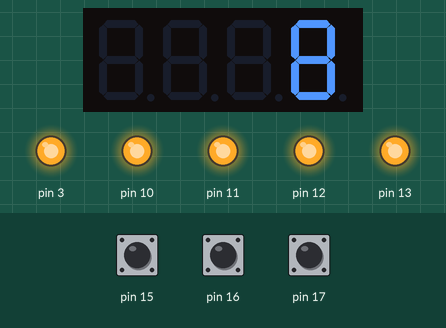
Simulated run of this sketch. Board: Arduino Uno, built with avr-gcc and run on an emulated ATmega328P. Shown: 4-digit seven-segment display, output pins drawn as LEDs (lit = HIGH). The test bench sets the inputs (shaded band); at power-on: pin 17 HIGH, pin 16 HIGH, pin 15 HIGH. Random numbers use the default seed unless the sketch sets one.

Above: at 1.9 s.
2.0 s: pin 17 pulled LOW for 0.15 s
At 4.1 s:
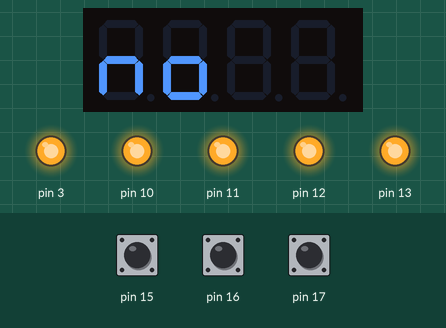
10.4 s: pin 16 pulled LOW for 0.15 s
At 12.5 s:
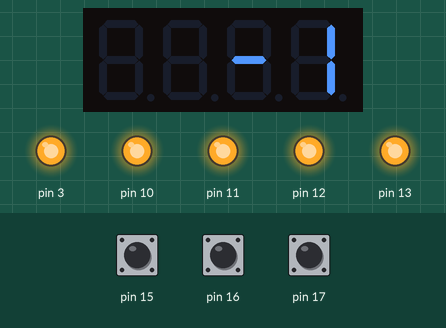
12.8 s: pin 15 pulled LOW for 1 s
At 13.9 s:
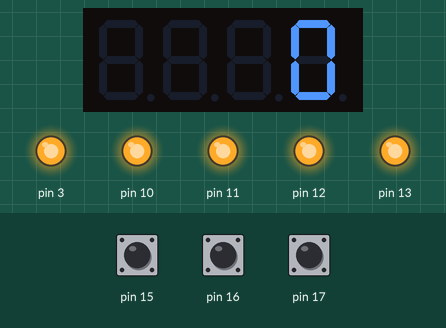
Timing chart, 0 to 15.8 s (numbered marks = the images above; inputs shaded):
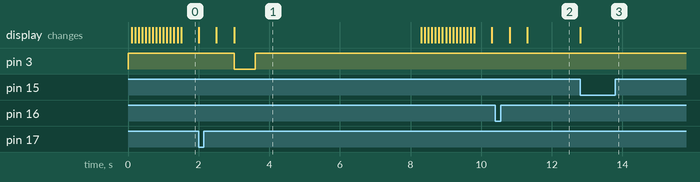

Measured:
- after the input at 2.0 s, pin 3: HIGH → LOW after 1.0 s, → HIGH 0.60 s later
- after the input at 12.8 s, the display: changes at once (image 3)
- what the display in image 1 shows lasts 5.3 s, from 3.0 s to 8.3 s

The sketch:

Caravaldi2.ino
```cpp
#include <TimerOne.h>
#include <Wire.h>
#include <MultiFuncShield.h>

void setup() {
  Timer1.initialize();
  MFS.initialize(&Timer1);
}


void loop() {
   displayText("Simple Quiz", 100);

  int randomNr = rand() % 20 + 1;
  int randomNr2 = rand() % 20 + 1;

  MFS.write(randomNr);
  MFS.beep(1);
  delay(500);
  MFS.write("PLUS");
  MFS.beep(1);
  delay(500);
  MFS.write(randomNr2);
  MFS.beep(1);
  delay(500);

  int userinput = 0;
  int btnPressed = 0;
  while (btnPressed < 3) {
      byte btn = MFS.getButton();
      if (btn == BUTTON_1_PRESSED) {
        userinput++;
      }
      if (btn == BUTTON_2_PRESSED) {
        userinput--;
      }
      if (btn == BUTTON_3_PRESSED) {
        btnPressed = 3;
      }
      MFS.write(userinput);
  }
  int result = randomNr + randomNr2;
  if (userinput == result) {
    MFS.write("Yes");
    MFS.beep(10);
  } else {
    MFS.write("no");
    MFS.beep(30);
    delay(300);
    MFS.beep(30);
  }

  delay(5000);

}

// A better way to show text on the display of the shield
void displayText(char message[], int speed) {

       char displayActualSize[5] = "    ";
       int messageLength = strlen(message);

       for(int i = 0; i < messageLength+4; i++) {
         for(int j = 0; j < 3; j++) {
           displayActualSize[j] = displayActualSize[j+1];
         }
         displayActualSize[3] = message[i];
         MFS.write(displayActualSize);
         delay(speed);
       }
     }
```
